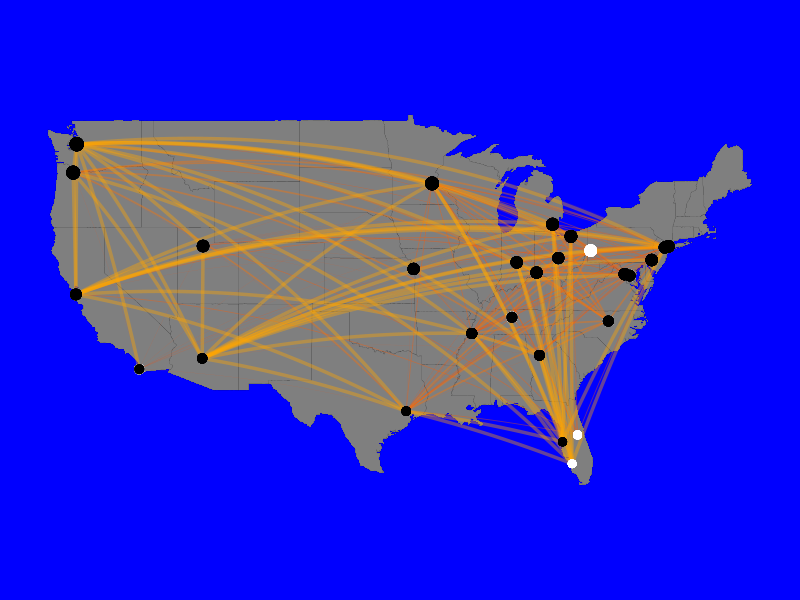
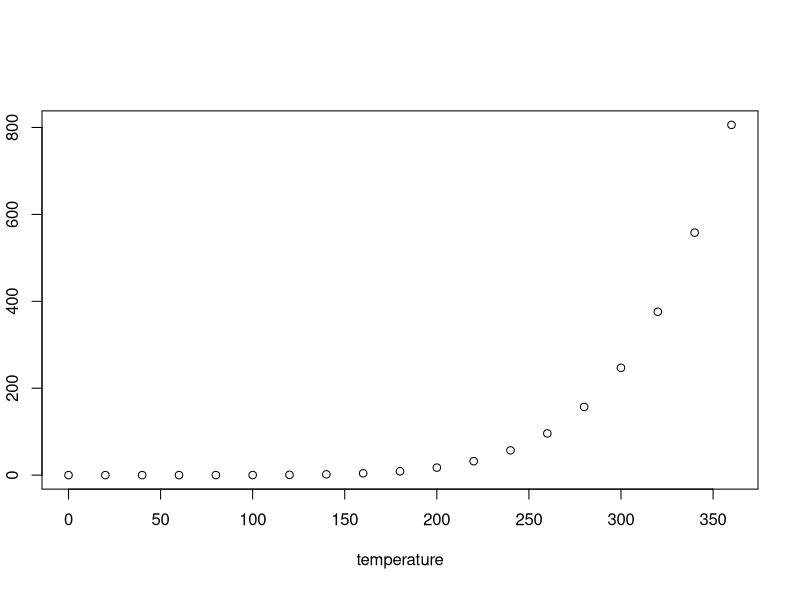

The R script that drew these images, in order:
## ---- chunk 1
knitr::opts_chunk$set(echo = TRUE)
library('maps'); 
library('geosphere'); 
library(igraph);
## ---- chunk 2
CTMC <- function(G, lambda) # Simulate Continuous Time Markov Chain 
{
  # Input: G (in current state), contagiousness lambda
  # Output: G (state after event), DeltaT: time interval until event
  qi <- rep(0.0, vcount(G));
  qii = 0;
  alive <- FALSE
  for (j in 1:vcount(G))
  {
    if (V(G)$state[j] == 0)
    {
      # count incoming flights from infected neighbors;
      v=0;
      for (nb in neighbors(G,V(G)[j],mode=c("in")) ) 
        if (V(G)$state[nb] ==1 ) v <- v+1;
      qi[j] <- lambda * v; # compute rate q_ij
      if (qi[j] > 0) alive <- TRUE;  # Process is still alive
    }
  }
  qii = sum(qi)  # Rate of leaving the current state i
  
  if (alive)
  {
    # Compute exponential distribution, rate qii
    DeltaT <- rexp(1,qii) 
    # Update graph, select event proportional to rate
    sumprob = 0;
    u <- runif(1);
    for (j in 1:vcount(G))
    {
      previous_sumprob = sumprob;
      if (V(G)$state[j] == 0 && qi[j] != 0)
      {sumprob = sumprob + qi[j]/qii;}
      if (previous_sumprob < u && u <= sumprob) 
        V(G)$state[j]=1;}   # vertex j gets infected
  }
  else
    DeltaT <- Inf; # Infinity; Signals that absorbing state is reached
  
  return(list(first=G, second=DeltaT))
}
## ---- chunk 3
# Load the data (adapt the pathnames)
setwd("./data") # Adapt this to your directory path
airports <- read.csv("Dataset3-Airlines-NODES.csv", header=TRUE) 
flights <- read.csv("Dataset3-Airlines-EDGES.csv", header=TRUE, 
                    as.is=TRUE)
# Select only the big airports
tab <- table(flights$Source)
big.id <- names(tab)[tab>10]
airports <- airports[airports$ID %in% big.id,]
flights  <- flights[flights$Source %in% big.id & 
                      flights$Target %in% big.id, ]
# Plot map of the USA
# In some cases this needs to be added, here: dev.off();   
map("state", col="grey50", fill=TRUE, bg="blue", lwd=0.1)

# Plot orange edges, eavier edges will be lighter in color.
col.1 <- adjustcolor("orange red", alpha=0.4)
col.2 <- adjustcolor("orange", alpha=0.4)
edge.pal <- colorRampPalette(c(col.1, col.2), alpha = TRUE)
edge.col <- edge.pal(100)

edgelist = c();
for(i in 1:nrow(flights))  {   # Plot edges
  node1 <- airports[airports$ID == flights[i,]$Source,]
  node2 <- airports[airports$ID == flights[i,]$Target,]
  arc <- gcIntermediate( 
    c(node1[1,]$longitude, 
      node1[1,]$latitude), 
    c(node2[1,]$longitude, 
      node2[1,]$latitude), 
    n=1000, addStartEnd=TRUE )
  edge.ind <- 
    round(100*flights[i,]$Freq / max(flights$Freq))
  lines(arc, col=edge.col[edge.ind], lwd=edge.ind/30)
}  
# ... now start simulation 

# initialize edges
for(i in 1:nrow(flights)) {   
  i1 <- which(airports$ID == flights[i,]$Source)
  i2 <- which(airports$ID == flights[i,]$Target)
  edgelist <- c(edgelist, i1); edgelist <- c(edgelist, i2);}
G <- graph(edgelist);

# start the simulator from initial state (1st node infected)
Time =0; 
V(G)$state <- 
  c(1,0,0, 0,0,0, 0,0,0,
    0,0,0, 0,0,0, 0,0,0,
    0,0,0, 0,0,0, 0,0,0)
DeltaT=0
while (Time < 20000) {
  L <-CTMC(G,0.001); # simulate next event, lambda=0.001
  DeltaT <- L$second; 
  Time = Time + DeltaT;
  if (DeltaT < Inf)
    Sys.sleep(DeltaT/300.0);   # Wait for a time that is proportional
  G<- L$first; 
  # Plot airports on map
  points(x=airports$longitude, 
         y=airports$latitude, pch=19, 
         cex=airports$Visits/80, col=V(G)$state)
}; 
cat('Total Time:', Time, '\n')
## ---- chunk 4
summary(cars)
## ---- chunk 5
plot(pressure)
